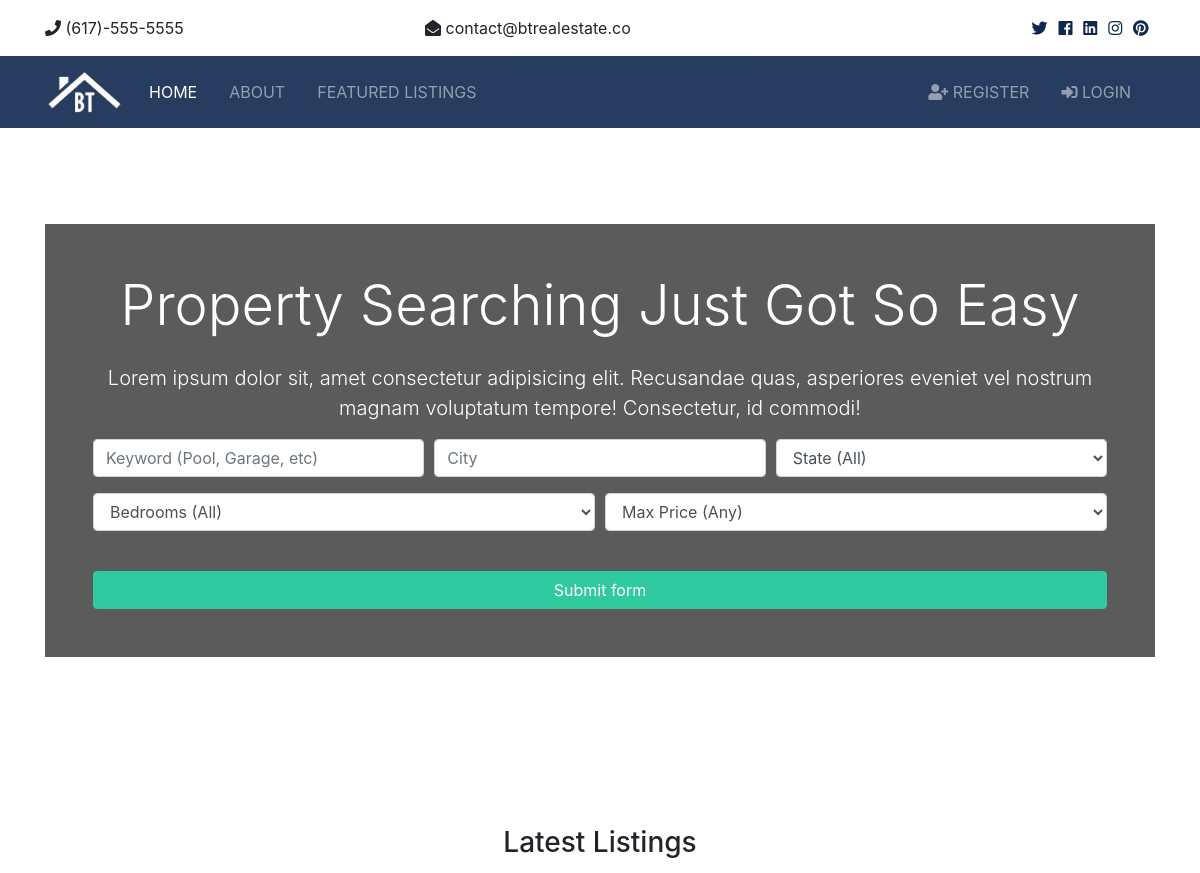
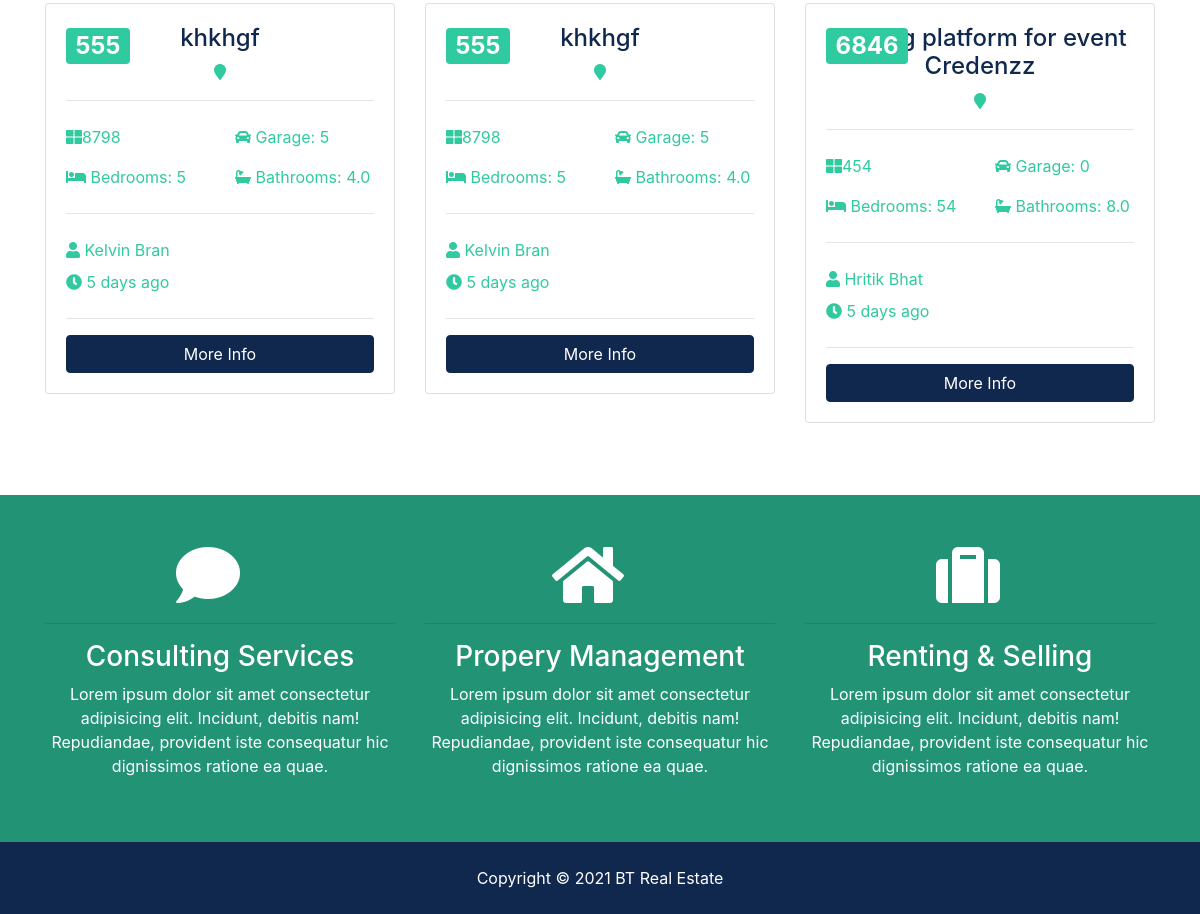
The page / on the database its author committed (2 pictures, top to bottom).
### listings/models.py (models this page shows, shortened)
class Listings(models.Model):
    realtor=models.ForeignKey(Realtor,on_delete=models.DO_NOTHING)
    title=models.CharField(max_length=200)
    address=models.CharField(max_length=200)
    city=models.CharField(max_length=200)
    state=models.CharField(max_length=200)
    zipcode=models.CharField(max_length=200)
    description=models.CharField(max_length=200)
    price=models.IntegerField()
    bedrooms=models.IntegerField()
    bathrooms=models.DecimalField(max_digits=2, decimal_places=1)
    garage=models.IntegerField(default=0)
    sqft=models.IntegerField()
    lot_size=models.DecimalField(max_digits=5,decimal_places=1)
    photo_main=models.ImageField(upload_to='photos/%Y/%m/%d/')
    photo_1=models.ImageField(upload_to='photos/%Y/%m/%d/',blank=True)
    photo_2=models.ImageField(upload_to='photos/%Y/%m/%d/',blank=True)
    photo_3=models.ImageField(upload_to='photos/%Y/%m/%d/',blank=True)
    photo_4=models.ImageField(upload_to='photos/%Y/%m/%d/',blank=True)
    photo_5=models.ImageField(upload_to='photos/%Y/%m/%d/',blank=True)
    photo_6=models.ImageField(upload_to='photos/%Y/%m/%d/',blank=True)
    is_published=models.BooleanField(default=True)
    list_date=models.DateTimeField(default=datetime.now(),blank=True)

### realtors/models.py (models this page shows)
class Realtor(models.Model):
    name=models.CharField(max_length=200)
    photo=models.ImageField(upload_to='photos/%Y/%m/%d')
    description=models.TextField(blank=True)
    phone=models.CharField(max_length=20)
    email=models.CharField(max_length=50)
    is_mvp=models.BooleanField(default=False)
    hire_date=models.DateTimeField(default=datetime.now,blank=True)
    def __str__(self):
        return self.name

### pages/views.py (the view)
# urls.py: path('',views.index,name='listings'),
def index(request):
    list=Listings.objects.order_by('-list_date').filter(is_published=True)[:3]
    content={
        'liste':list
    }
    return  render(request,'pages/index.html',content)

### templates/pages/index.html (shortened to what this page needs)
{% extends 'base.html'%}
{% block content %}
<section id="showcase">
    <div class="container text-center">
        <div class="home-search p-5">
            <div class="overlay p-5">
                <h1 class="display-4 mb-4">
                    Property Searching Just Got So Easy
                </h1>
                <p class="lead">Lorem ipsum dolor sit, amet consectetur adipisicing elit. Recusandae quas, asperiores eveniet vel nostrum magnam
                    voluptatum tempore! Consectetur, id commodi!</p>
                <div class="search">
                    <form action="search.html">
                        <div class="form-row">
                            <div class="col-md-4 mb-3">
                                <input type="text" name="keywords" class="form-control" placeholder="Keyword (Pool, Garage, etc)">
                            </div>
                            <div class="col-md-4 mb-3">
                                <input type="text" name="city" class="form-control" placeholder="City">
                            </div>
                            <div class="col-md-4 mb-3">
                                <select name="state" class="form-control">
                                    <option selected="true" disabled="disabled">State (All)</option>
                                </select>
                            </div>
                        </div>
                        <div class="form-row">
                            <div class="col-md-6 mb-3">
                                <select name="bedrooms" class="form-control">
                                    <option selected="true" disabled="disabled">Bedrooms (All)</option>
                                </select>
                            </div>
                            <div class="col-md-6 mb-3">
                                <select name="price" class="form-control" id="type">
                                    <option selected="true" disabled="disabled">Max Price (Any)</option>
                                </select>
                            </div>
                        </div>
                        <button class="btn btn-secondary btn-block mt-4" type="submit">Submit form</button>
                    </form>
                </div>
            </div>
        </div>
    </div>
</section>
<section id="listings" class="py-5">
    <div class="container">
        <h3 class="text-center mb-3">Latest Listings</h3>
        <div class="row">
            {% if liste %}
            {% for list in liste %}
            <div class="col-md-6 col-lg-4 mb-4">
                <div class="card listing-preview">
                    <div class="card-img-overlay">
                        <h2>
                            <span class="badge badge-secondary text-white">{{list.price}}</span>
                        </h2>
                    </div>
                    <div class="card-body">
                        <div class="listing-heading text-center">
                            <h4 class="text-primary">{{list.title}}</h4>
                            <p>
                                <i class="fas fa-map-marker text-secondary"></i> </p>
                        </div>
                        <hr>
                        <div class="row py-2 text-secondary">
                            <div class="col-6">
                                <i class="fas fa-th-large"></i>{{list.sqft}}</div>
                            <div class="col-6">
                                <i class="fas fa-car"></i> Garage: {{list.garage}}</div>
                        </div>
                        <div class="row py-2 text-secondary">
                            <div class="col-6">
                                <i class="fas fa-bed"></i> Bedrooms: {{list.bedrooms}}</div>
                            <div class="col-6">
                                <i class="fas fa-bath"></i> Bathrooms: {{list.bathrooms}}</div>
                        </div>
                        <hr>
                        <div class="row py-2 text-secondary">
                            <div class="col-6">
                                <i class="fas fa-user"></i> {{list.realtor}}</div>
                        </div>
                        <div class="row text-secondary pb-2">
                            <div class="col-6">
                                <i class="fas fa-clock"></i> 5 days ago</div>
                        </div>
                        <hr>
                        <a href="listing.html" class="btn btn-primary btn-block">More Info</a>
                    </div>
                </div>
            </div>
            {% endfor %}
            {% else %}
              <div class="col-md-12">
                  <p>No Listings Available</p>
              </div>
            {% endif %}
        </div>
    </div>
</section>
<section id="services" class="py-5 bg-secondary text-white">
    <div class="container">
        <div class="row text-center">
            <div class="col-md-4">
                <i class="fas fa-comment fa-4x mr-4"></i>
                <hr>
                <h3>Consulting Services</h3>
                <p>Lorem ipsum dolor sit amet consectetur adipisicing elit. Incidunt, debitis nam! Repudiandae, provident iste consequatur
                    hic dignissimos ratione ea quae.</p>
            </div>
            <div class="col-md-4">
                <i class="fas fa-home fa-4x mr-4"></i>
                <hr>
                <h3>Propery Management</h3>
                <p>Lorem ipsum dolor sit amet consectetur adipisicing elit. Incidunt, debitis nam! Repudiandae, provident iste consequatur
                    hic dignissimos ratione ea quae.</p>
            </div>
            <div class="col-md-4">
                <i class="fas fa-suitcase fa-4x mr-4"></i>
                <hr>
                <h3>Renting & Selling</h3>
                <p>Lorem ipsum dolor sit amet consectetur adipisicing elit. Incidunt, debitis nam! Repudiandae, provident iste consequatur
                    hic dignissimos ratione ea quae.</p>
            </div>
        </div>
    </div>
</section>
{% endblock %}

### btre/static/css/all.css (style rules this page uses)
.fa, .fas, .far, .fal, .fab { -moz-osx-font-smoothing: grayscale; -webkit-font-smoothing: antialiased; display: inline-block; font-style: normal; font-variant: normal; text-rendering: auto; line-height: 1; }
.fa-4x { font-size: 4em; }
.fa-bath:before { content: "\f2cd"; }
.fa-bed:before { content: "\f236"; }
.fa-car:before { content: "\f1b9"; }
.fa-clock:before { content: "\f017"; }
.fa-comment:before { content: "\f075"; }
.fa-home:before { content: "\f015"; }
.fa-map-marker:before { content: "\f041"; }
.fa-suitcase:before { content: "\f0f2"; }
.fa-th-large:before { content: "\f009"; }
.fa-user:before { content: "\f007"; }
.fa, .fas { font-family: 'Font Awesome 5 Free'; font-weight: 900; }

### btre/static/css/style.css (style rules this page uses)
.btn-secondary { color: #fff !important; }
#showcase { background: url(../img/showcase.jpg) no-repeat top center fixed/cover; position: relative; min-height: 650px; color: #fff; padding-top: 6rem; }
#showcase .home-search { min-height: 400px; position: relative; border-radius: 5px; }
#showcase .overlay { content: ''; position: absolute; top: 0; left: 0; min-height: 400px; width: 100%; background: rgba(51, 51, 51, 0.8); }
#services { background: url(../img/building.jpg) no-repeat top center fixed/cover; min-height: 300px; position: relative; overflow: hidden; }
#services::before { content: ''; position: absolute; top: 0; left: 0; min-height: 100%; width: 100%; background: rgba(32, 134, 107, 0.8); }
.listing-preview a { position: relative; }

### rows shown on the page
Listings: price "555", title "khkhgf", sqft "8798", garage "5", bedrooms "5", bathrooms "4.0", realtor "Kelvin Bran"
Listings: price "555", title "khkhgf", sqft "8798", garage "5", bedrooms "5", bathrooms "4.0", realtor "Kelvin Bran"
Listings: price "6846", title "Coding platform for event Credenzz", sqft "454", garage "0", bedrooms "54", bathrooms "8.0", realtor "Hritik Bhat"
